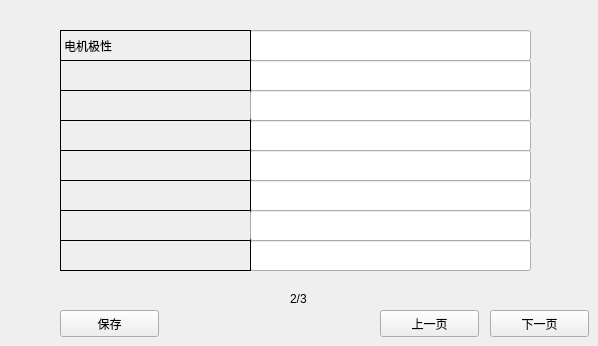
      <widget class="QWidget" name="page_13">
       <widget class="QPushButton" name="pushButton_31">
        <property name="geometry">
         <rect>
          <x>490</x>
          <y>310</y>
          <width>99</width>
          <height>27</height>
         </rect>
        </property>
        <property name="text">
         <string>下一页</string>
        </property>
       </widget>
       <widget class="QLineEdit" name="lineEdit_70">
        <property name="geometry">
         <rect>
          <x>250</x>
          <y>240</y>
          <width>281</width>
          <height>31</height>
         </rect>
        </property>
       </widget>
       <widget class="QLabel" name="label_107">
        <property name="geometry">
         <rect>
          <x>290</x>
          <y>290</y>
          <width>31</width>
          <height>17</height>
         </rect>
        </property>
        <property name="text">
         <string>2/3</string>
        </property>
       </widget>
       <widget class="QLabel" name="label_98">
        <property name="geometry">
         <rect>
          <x>60</x>
          <y>90</y>
          <width>191</width>
          <height>31</height>
         </rect>
        </property>
        <property name="font">
         <font>
          <pointsize>9</pointsize>
         </font>
        </property>
        <property name="frameShape">
         <enum>QFrame::Panel</enum>
        </property>
        <property name="text">
         <string/>
        </property>
       </widget>
       <widget class="QLineEdit" name="lineEdit_71">
        <property name="geometry">
         <rect>
          <x>250</x>
          <y>150</y>
          <width>281</width>
          <height>31</height>
         </rect>
        </property>
       </widget>
       <widget class="QLineEdit" name="lineEdit_62">
        <property name="geometry">
         <rect>
          <x>250</x>
          <y>90</y>
          <width>281</width>
          <height>31</height>
         </rect>
        </property>
       </widget>
       <widget class="QLineEdit" name="lineEdit_72">
        <property name="geometry">
         <rect>
          <x>250</x>
          <y>180</y>
          <width>281</width>
          <height>31</height>
         </rect>
        </property>
       </widget>
       <widget class="QLabel" name="label_108">
        <property name="geometry">
         <rect>
          <x>60</x>
          <y>210</y>
          <width>191</width>
          <height>31</height>
         </rect>
        </property>
        <property name="font">
         <font>
          <pointsize>9</pointsize>
         </font>
        </property>
        <property name="frameShape">
         <enum>QFrame::Panel</enum>
        </property>
        <property name="text">
         <string/>
        </property>
       </widget>
       <widget class="QLineEdit" name="lineEdit_63">
        <property name="geometry">
         <rect>
          <x>250</x>
          <y>30</y>
          <width>281</width>
          <height>31</height>
         </rect>
        </property>
        <property name="text">
         <string/>
        </property>
       </widget>
       <widget class="QLineEdit" name="lineEdit_64">
        <property name="geometry">
         <rect>
          <x>250</x>
          <y>60</y>
          <width>281</width>
          <height>31</height>
         </rect>
        </property>
       </widget>
       <widget class="QPushButton" name="pushButton_18">
        <property name="geometry">
         <rect>
          <x>380</x>
          <y>310</y>
          <width>99</width>
          <height>27</height>
         </rect>
        </property>
        <property name="text">
         <string>上一页</string>
        </property>
       </widget>
       <widget class="QLineEdit" name="lineEdit_65">
        <property name="geometry">
         <rect>
          <x>250</x>
          <y>120</y>
          <width>281</width>
          <height>31</height>
         </rect>
        </property>
       </widget>
       <widget class="QLabel" name="label_99">
        <property name="geometry">
         <rect>
          <x>60</x>
          <y>60</y>
          <width>191</width>
          <height>31</height>
         </rect>
        </property>
        <property name="font">
         <font>
          <pointsize>9</pointsize>
         </font>
        </property>
        <property name="frameShape">
         <enum>QFrame::Panel</enum>
        </property>
        <property name="text">
         <string/>
        </property>
       </widget>
       <widget class="QLabel" name="label_109">
        <property name="geometry">
         <rect>
          <x>60</x>
          <y>180</y>
          <width>191</width>
          <height>31</height>
         </rect>
        </property>
        <property name="font">
         <font>
          <pointsize>9</pointsize>
         </font>
        </property>
        <property name="frameShape">
         <enum>QFrame::Panel</enum>
        </property>
        <property name="text">
         <string/>
        </property>
       </widget>
       <widget class="QPushButton" name="pushButton_32">
        <property name="geometry">
         <rect>
          <x>60</x>
          <y>310</y>
          <width>99</width>
          <height>27</height>
         </rect>
        </property>
        <property name="text">
         <string>保存</string>
        </property>
       </widget>
       <widget class="QLabel" name="label_100">
        <property name="geometry">
         <rect>
          <x>60</x>
          <y>30</y>
          <width>191</width>
          <height>31</height>
         </rect>
        </property>
        <property name="font">
         <font>
          <pointsize>9</pointsize>
         </font>
        </property>
        <property name="frameShape">
         <enum>QFrame::Panel</enum>
        </property>
        <property name="text">
         <string>电机极性</string>
        </property>
       </widget>
       <widget class="QLabel" name="label_101">
        <property name="geometry">
         <rect>
          <x>60</x>
          <y>120</y>
          <width>191</width>
          <height>31</height>
         </rect>
        </property>
        <property name="font">
         <font>
          <pointsize>9</pointsize>
         </font>
        </property>
        <property name="frameShape">
         <enum>QFrame::Panel</enum>
        </property>
        <property name="text">
         <string/>
        </property>
       </widget>
       <widget class="QLabel" name="label_110">
        <property name="geometry">
         <rect>
          <x>60</x>
          <y>150</y>
          <width>191</width>
          <height>31</height>
         </rect>
        </property>
        <property name="font">
         <font>
          <pointsize>9</pointsize>
         </font>
        </property>
        <property name="frameShape">
         <enum>QFrame::Panel</enum>
        </property>
        <property name="text">
         <string/>
        </property>
       </widget>
       <widget class="QLabel" name="label_111">
        <property name="geometry">
         <rect>
          <x>60</x>
          <y>240</y>
          <width>191</width>
          <height>31</height>
         </rect>
        </property>
        <property name="font">
         <font>
          <pointsize>9</pointsize>
         </font>
        </property>
        <property name="frameShape">
         <enum>QFrame::Panel</enum>
        </property>
        <property name="text">
         <string/>
        </property>
       </widget>
       <widget class="QLineEdit" name="lineEdit_73">
        <property name="geometry">
         <rect>
          <x>250</x>
          <y>210</y>
          <width>281</width>
          <height>31</height>
         </rect>
        </property>
       </widget>
      </widget>
